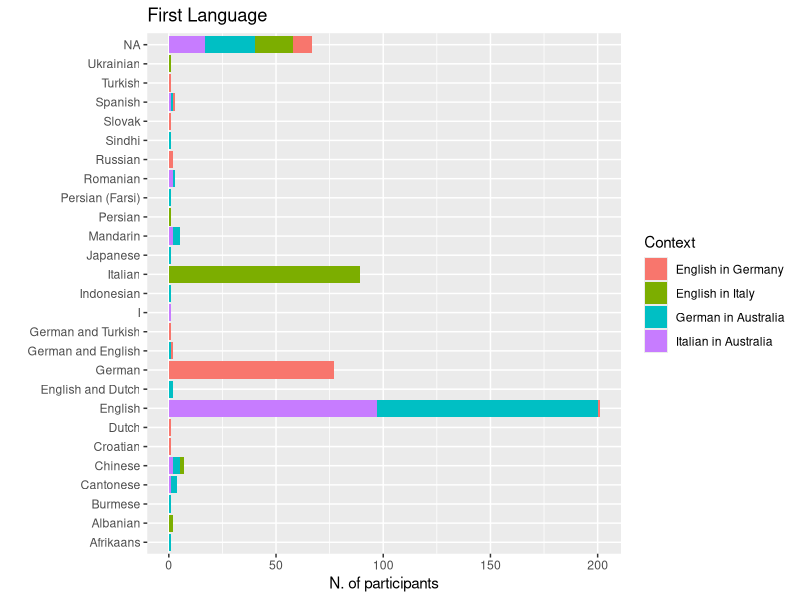
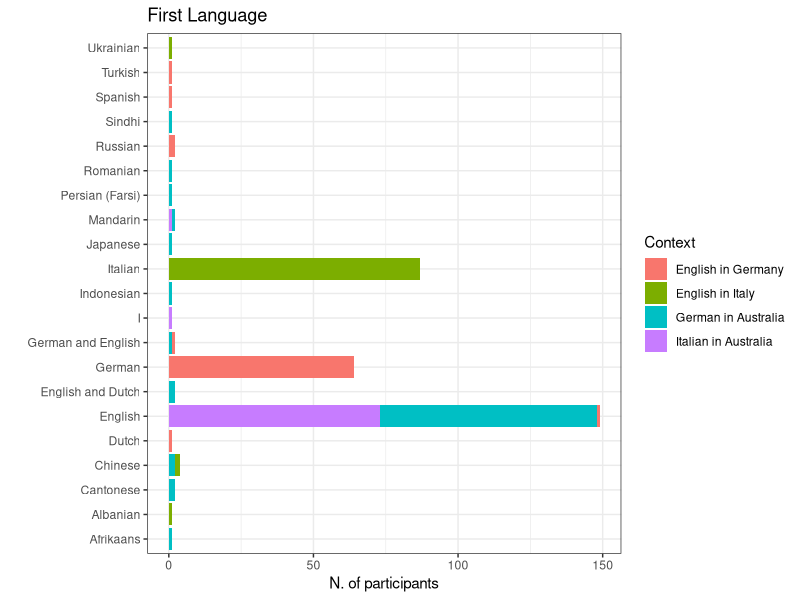
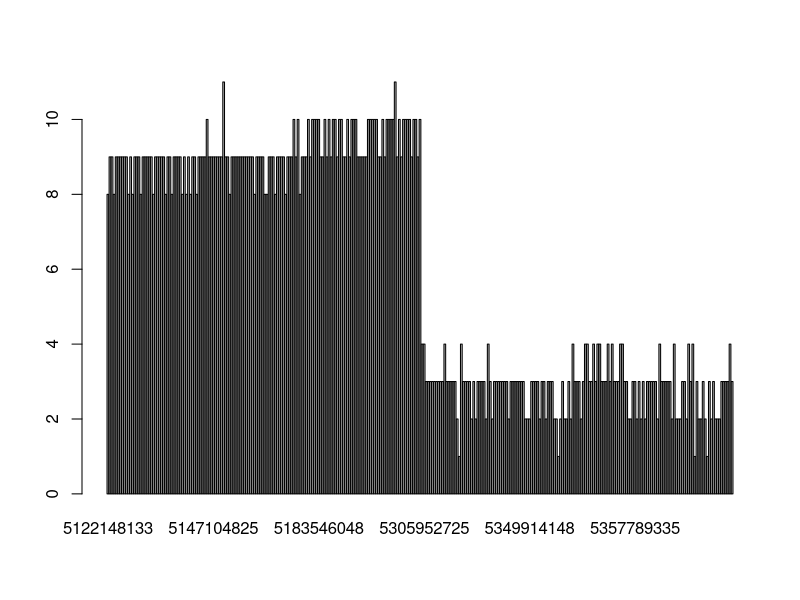
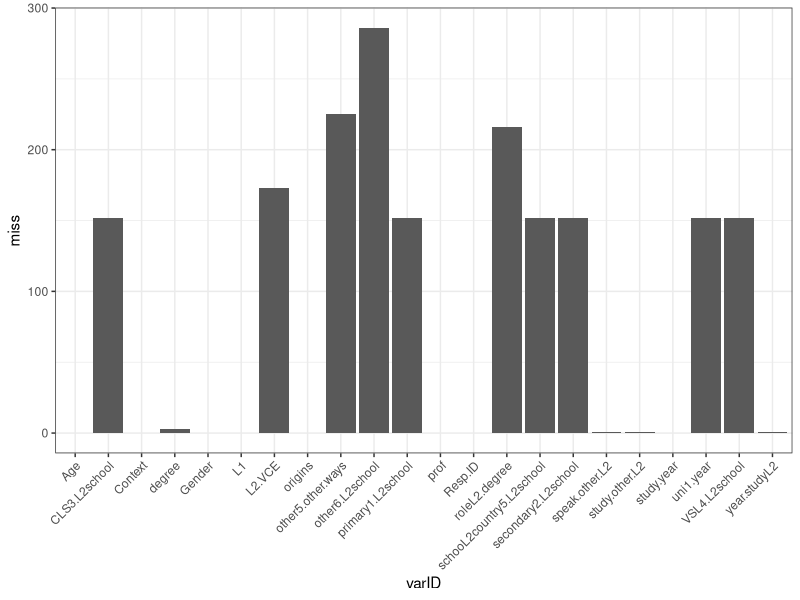
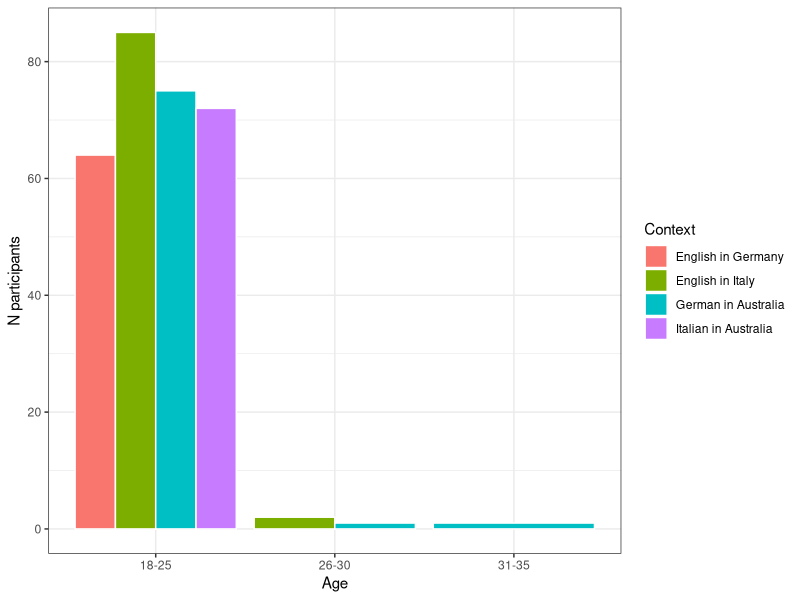
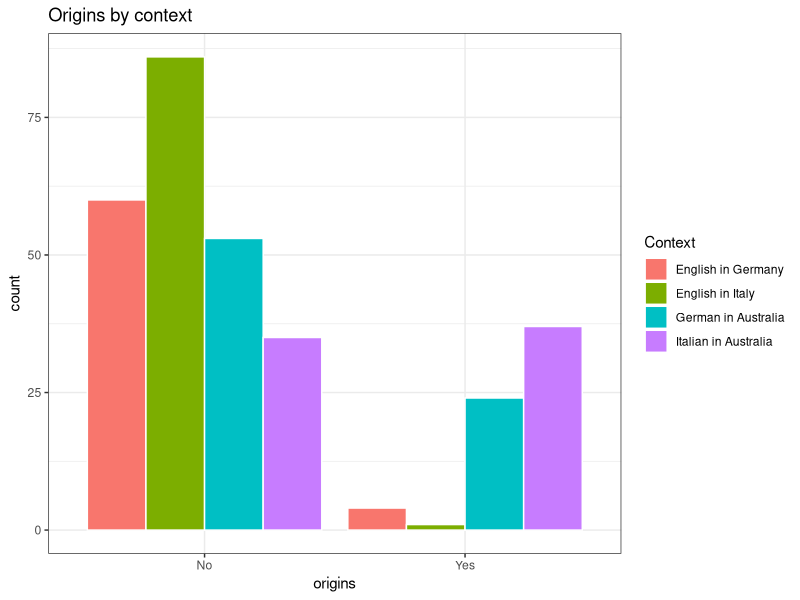
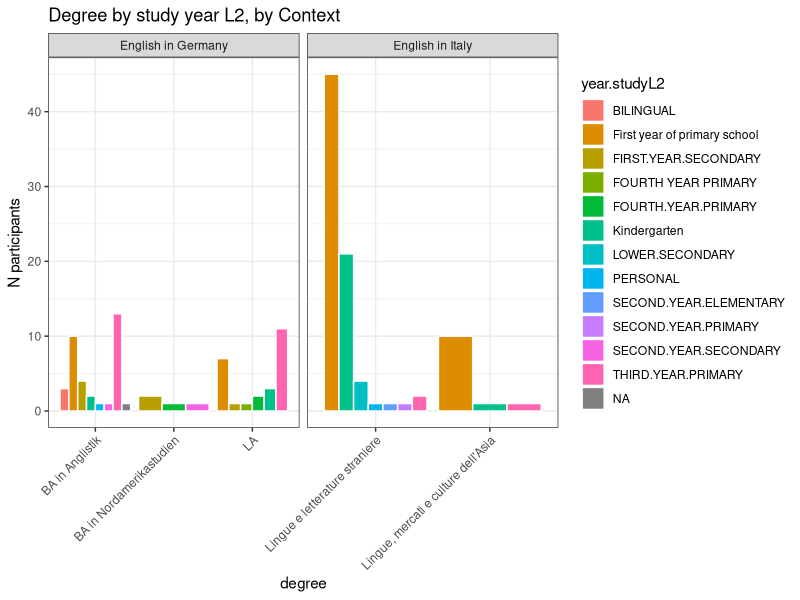
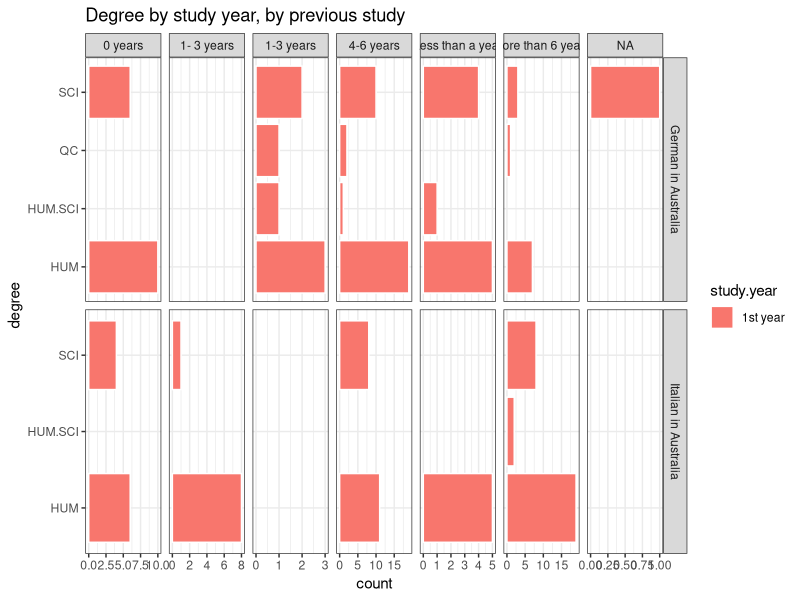

The R source for these figures, in order:
## ---- chunk 1
library(readr)
library(tidyverse)
library(reshape2)
library(corrplot)
library(psych)
library(pheatmap)
library(RColorBrewer)
library(cowplot)
# Chunk options
knitr::opts_chunk$set(echo = TRUE, prompt = TRUE,cache = TRUE)

## ---- chunk 2
european <- read_csv("european_recoded.csv")
australian <- read_csv("australian_recoded.csv")

all <- merge(european,australian,all = TRUE)
## ---- chunk 3
demographics_var <- c("Age","Gender","L1","speak.other.L2","study.other.L2","origins","year.studyL2","other5.other.ways","degree","roleL2.degree","study.year","prof","L2.VCE","uni1.year","Context")
l2School <- "\\.L2school$"
l2School_variables <- colnames(all)[grep(l2School,colnames(all))]
## ---- chunk 4
#table(all$L1,all$Context) # too many levels - needs to be cleaned (ex tot number of languages?)
table(all$L1,useNA = "always")
ggplot(all,aes(x=L1,fill=Context)) + geom_bar() + coord_flip() + ggtitle("First Language") + labs(y="N. of participants",x="")
#table(all$speak.other.L2,all$Context)
## ---- chunk 5
L2 <- data.frame(Freq=table(all$speak.other.L2)[order(table(all$speak.other.L2),decreasing = TRUE)],
                 L2=names(table(all$speak.other.L2))[order(table(all$speak.other.L2),decreasing = TRUE)]) # too many levels - needs to be cleaned (ex tot number of languages?)
head(L2)
## ---- chunk 6
table(all$origins,useNA = "always")
## ---- chunk 7
table(all$year.studyL2)
## ---- chunk 8
table(all$degree)
## ---- chunk 9
all$study.year[is.na(all$study.year)] <- all$uni1.year[is.na(all$study.year)]
#table(all$study.year)
all$study.year <- ifelse(all$study.year == "Already graduated after 5 semesters in March 2016, was interested in survery/study, sorry.","6th semester",all$study.year)
table(all$study.year)
## ---- chunk 10
table(all$prof,useNA = "always")
## ---- chunk 11
likert_grep <- "\\.id$|\\.ought$|\\.intr$|\\.instru$|\\.integr$|\\.prof$|\\.post$|\\.comm$|^necessity$|^educated$"

# all
likert_variables_all <- colnames(all)[grep(likert_grep,colnames(all))]
likert_variables_all
likert_variables_all <- likert_variables_all[!(likert_variables_all %in% "other.prof")]
## ---- chunk 12
all$study.year[is.na(all$study.year)] <- all$uni1.year[is.na(all$study.year)]
# Filter only subject that we want to include in the study
# names(table(all$study.year))[1] = 1st semester"

filtered <- subset(all, (study.year == "1st year") | (study.year == names(table(all$study.year))[1]) & year.studyL2 != "0 years")

table(filtered$Context)
table(all$Context)
## ---- chunk 13
all <- filtered
demographics_var <- c("Age","Gender","L1","speak.other.L2","study.other.L2","origins","year.studyL2","other5.other.ways","degree","roleL2.degree","study.year","prof","L2.VCE","uni1.year","Context")
l2School <- "\\.L2school$"
l2School_variables <- colnames(all)[grep(l2School,colnames(all))]

ggplot(all,aes(x=L1,fill=Context)) + geom_bar() + coord_flip() + ggtitle("First Language") + labs(y="N. of participants",x="") + theme_bw()

table(all$L1,all$Context)

## ---- chunk 14
#Filter by L1

nc <- names(table(all$Context))
l1_filter <- all[(all$Context == nc[1] & (all$L1 == "German" | all$L1 == "German and English")) | 
                    (all$Context == nc[2] & (all$L1 == "Italian")) | 
                    (all$Context == nc[3] & (all$L1 == "English" | all$L1 == "English and Dutch" | all$L1 == "German and English")) |
                    (all$Context == nc[4] & (all$L1 == "English" | all$L1 == "English and Dutch" | all$L1 == "German and English")),]


all <- l1_filter

# subset demographics
demo <- subset(all,select=c("Resp.ID",demographics_var,l2School_variables))

# Numeri finali
table(l1_filter$Context)

## ---- chunk 15
missing_bySample <- rowSums(is.na(demo))
names(missing_bySample) <- demo$Resp.ID
missing_byVar <- colSums(is.na(demo))
names(missing_byVar) <- colnames(demo)

barplot(missing_bySample)
d <- data.frame(miss=missing_byVar)
d$varID <- rownames(d)
ggplot(data=d,aes(x=varID,y=miss)) + geom_bar(stat="identity") + theme_bw() +theme(axis.text.x = element_text(angle = 45, hjust = 1)) 


demo_missing <- demo %>% group_by(Context) %>% summarise(roleL2.degree_na = sum(is.na(roleL2.degree)),
                                                         L2.VCE_na = sum(is.na(L2.VCE)),
                                                         other5.other.ways_na=sum(is.na(other5.other.ways )),
                                                         uni1.year_na = sum(is.na(uni1.year)),
                                                         primary1.L2school_na=sum(is.na(primary1.L2school)),
                                                         CLS3.L2school_na = sum(is.na(CLS3.L2school)),
                                                         VSL4.L2school_na=sum(is.na(VSL4.L2school)),
                                                         degree = sum(is.na(degree)),
                                                         schooL2country5.L2school_na=sum(is.na(schooL2country5.L2school)))

# We do not filter for speak.other.L2 or study.other.L2

#demo[is.na(demo$speak.other.L2),]
# teniamo
#demo[is.na(demo$study.other.L2),]
missing_bySample[names(missing_bySample) == "5166861581"]
#demo[is.na(demo$year.studyL2),]
missing_bySample[names(missing_bySample) == "5378798787"]

# remove NA from degree
#table(demo$degree,useNA = "always")
# Remove people
all <- all[!is.na(all$degree),]


table(all$Context)
## ---- chunk 16
# add numbers on the bar
ggplot(all,aes(x=Age,fill=Context)) + geom_bar(position="dodge",colour="white")  + theme_bw() + labs(y="N participants")
# add numbers on the bar
ggplot(all,aes(x=origins,fill=Context)) + geom_bar(position="dodge",colour="white") + theme_bw() + ggtitle("Origins by context")

# year study L2
table(all$year.studyL2,all$other.year.studyL2.richi)
all$year.studyL2 <- ifelse(all$year.studyL2 == "Other",all$other.year.studyL2.richi,all$year.studyL2 )

# European context
ggplot(all[all$Context == "English in Germany" | all$Context == "English in Italy",],aes(x=degree,fill=year.studyL2)) + geom_bar(position="dodge",colour="white") + theme_bw() + ggtitle("Degree by study year L2, by Context") +  facet_grid(~Context,scales="free") + theme(axis.text.x = element_text(angle = 45, hjust = 1)) + labs(y = "N participants", x = "degree")

# Australian context
ggplot(all[all$Context == "Italian in Australia" | all$Context == "German in Australia",],aes(x=degree,fill=study.year)) + geom_bar(position="dodge",colour="white") + theme_bw() + ggtitle("Degree by study year, by previous study") + coord_flip() + facet_grid(Context~year.studyL2,scales="free")

## ---- chunk 17
all_melt <- melt(all,id.vars = c("Resp.ID","Gender","Age","prof","Context","study.year"),
                        measure.vars = likert_variables_all)

all_melt$value <- factor(all_melt$value,levels=c("Strongly disagree","Disagree","Not sure","Agree","Strongly agree"))

all_melt <- all_melt %>% separate(variable,into=c("item","type"),sep="\\.",remove=FALSE)
ggplot(all_melt,aes(x=variable,fill=value)) + geom_bar(position = "stack") + 
  facet_grid(Context~type,scales = "free")+theme(axis.text.x = element_text(angle = 45, hjust = 1),axis.text=element_text(size=8)) + ggtitle("Filtered dataset")

filt_sum <- all_melt %>% group_by(Context,variable,type,value) %>% dplyr::summarise(Ngroup=length(value))
ggplot(filt_sum,aes(x=value,y=Ngroup,colour=Context,group=interaction(variable, Context))) + geom_line() + geom_point() + facet_wrap(~type,scales = "free")+theme(axis.text.x = element_text(angle = 45, hjust = 1))

## ---- chunk 18
convertToNumber <- function(column){
  column <- factor(column,levels = c("Strongly disagree","Disagree","Not sure","Agree","Strongly agree"))
  column_number <- as.numeric(column)
  return(column_number)
}

table(all$Context)

convert_likert <- data.frame(apply(subset(all,select=likert_variables_all),2,convertToNumber))
colnames(convert_likert) <- paste0(colnames(convert_likert),"1")

likert_variables1 <- paste0(likert_variables_all,"1")

# join the converted variables to the filtered dataset
filtered_conv <- cbind(all,convert_likert)

table(filtered_conv[,likert_variables_all[1]],filtered_conv[,likert_variables1[1]],useNA = "always")
## ---- chunk 19
cov <- cor(filtered_conv[filtered_conv$Context == "Italian in Australia",likert_variables1[!(likert_variables1 %in% "necessity1")]],method = "pearson",use="pairwise.complete.obs")
#corrplot(cov,method="color",is.corr = TRUE,order = "hclust",tl.col = "black",mar = c(1, 0,1, 0),tl.cex=0.8)

library(pheatmap)
row_infos <- data.frame(Variables=sapply(strsplit(colnames(cov),split="\\."),function(x) x[2]))
row_infos$Variables <- as.character(row_infos$Variables)
rownames(row_infos) <- rownames(cov)
row_infos$Variables[which(is.na(row_infos$Variables))] <- c("educated")
row_infos <- row_infos[order(row_infos$Variables),,drop=FALSE]

ann_col_wide <- data.frame(Variable=unique(row_infos$Variables))
ann_colors_wide <- list(Variables=c(comm1="#bd0026",educated="#b35806", id1="#f6e8c3",instru1="#35978f",integr1="#386cb0",intr1="#ffff99",ought1="grey",post1="black",prof1="pink"))

#pheatmap(cov, main = "Italian in Australia",annotation_names_row = FALSE,cluster_cols=TRUE,cluster_rows=TRUE,annotation_col = row_infos[,1,drop=FALSE], annotation_row = row_infos[,1,drop=FALSE],  annotation_colors = ann_colors_wide,breaks=seq(-1,1,0.2),col=c("#67001f","#b2182b","#d6604d","#f4a582","#fddbc7","#f7f7f7","#d1e5f0","#92c5de","#4393c3","#2166ac","#053061"),show_colnames = FALSE,width = 7,height = 7)
###################

diag(cov) <- NA
pheatmap(cov, main = "Italian in Australia",annotation_names_row = FALSE,cluster_cols=TRUE,cluster_rows=TRUE,annotation_col = row_infos[,1,drop=FALSE], annotation_row = row_infos[,1,drop=FALSE]
,  annotation_colors = ann_colors_wide,show_colnames = FALSE,breaks = seq(-0.6,0.7,length.out = 50),width = 7,height = 7,color=colorRampPalette(brewer.pal(n = 7, name = "RdBu"))(50))
## ---- chunk 20
cov <- cor(filtered_conv[filtered_conv$Context == "German in Australia",likert_variables1[!(likert_variables1 %in% "necessity1")]],method = "pearson",use="pairwise.complete.obs")

row_infos <- data.frame(Variables=sapply(strsplit(colnames(cov),split="\\."),function(x) x[2]))
row_infos$Variables <- as.character(row_infos$Variables)
rownames(row_infos) <- rownames(cov)
row_infos$Variables[which(is.na(row_infos$Variables))] <- c("educated")
row_infos <- row_infos[order(row_infos$Variables),,drop=FALSE]

ann_col_wide <- data.frame(Variable=unique(row_infos$Variables))
ann_colors_wide <- list(Variables=c(comm1="#bd0026",educated="#b35806", id1="#f6e8c3",instru1="#35978f",integr1="#386cb0",intr1="#ffff99",ought1="grey",post1="black",prof1="pink"))

diag(cov) <- NA
pheatmap(cov, main = "German in Australia",annotation_names_row = FALSE,cluster_cols=TRUE,cluster_rows=TRUE,annotation_col = row_infos[,1,drop=FALSE], annotation_row = row_infos[,1,drop=FALSE]
,  annotation_colors = ann_colors_wide,show_colnames = FALSE,breaks = seq(-0.6,0.7,length.out = 50),width = 7,height = 7,color=colorRampPalette(brewer.pal(n = 7, name = "RdBu"))(50))
## ---- chunk 21
cov <- cor(filtered_conv[filtered_conv$Context == "English in Germany",likert_variables1[!(likert_variables1 %in% c("reconnect.comm1",    "speakersmelb.comm1","comecloser.comm1","educated1"))]],method = "pearson",use="pairwise.complete.obs")

row_infos <- data.frame(Variables=sapply(strsplit(colnames(cov),split="\\."),function(x) x[2]))
row_infos$Variables <- as.character(row_infos$Variables)
rownames(row_infos) <- rownames(cov)
row_infos$Variables[which(is.na(row_infos$Variables))] <- c("necessity")
row_infos <- row_infos[order(row_infos$Variables),,drop=FALSE]

ann_col_wide <- data.frame(Variable=unique(row_infos$Variables))
ann_colors_wide <- list(Variables=c(id1="#f6e8c3",necessity="#b35806",instru1="#35978f",integr1="#386cb0",intr1="#ffff99",ought1="grey",post1="black",prof1="pink"))

diag(cov) <- NA
pheatmap(cov, main = "English in Germany",annotation_names_row = FALSE,cluster_cols=TRUE,cluster_rows=TRUE,annotation_col = row_infos[,1,drop=FALSE], annotation_row = row_infos[,1,drop=FALSE]
,  annotation_colors = ann_colors_wide,show_colnames = FALSE,breaks = seq(-0.6,0.7,length.out = 50),width = 7,height = 7,color=colorRampPalette(brewer.pal(n = 7, name = "RdBu"))(50))
## ---- chunk 22
cov <- cor(filtered_conv[filtered_conv$Context == "English in Italy",likert_variables1[!(likert_variables1 %in% c("reconnect.comm1","speakersmelb.comm1","comecloser.comm1","educated1"))]],method = "pearson",use="pairwise.complete.obs")

row_infos <- data.frame(Variables=sapply(strsplit(colnames(cov),split="\\."),function(x) x[2]))
row_infos$Variables <- as.character(row_infos$Variables)
rownames(row_infos) <- rownames(cov)
row_infos$Variables[which(is.na(row_infos$Variables))] <- "necessity"
row_infos <- row_infos[order(row_infos$Variables),,drop=FALSE]

ann_col_wide <- data.frame(Variable=unique(row_infos$Variables))
ann_colors_wide <- list(Variables=c(comm1="#bd0026",necessity="#b35806", id1="#f6e8c3",instru1="#35978f",integr1="#386cb0",intr1="#ffff99",ought1="grey",post1="black",prof1="pink"))

diag(cov) <- NA
pheatmap(cov, main = "English in Italy",annotation_names_row = FALSE,cluster_cols=TRUE,cluster_rows=TRUE,annotation_col = row_infos[,1,drop=FALSE], annotation_row = row_infos[,1,drop=FALSE]
,  annotation_colors = ann_colors_wide,show_colnames = FALSE,breaks = seq(-0.6,0.7,length.out = 50),width = 7,height = 7,color=colorRampPalette(brewer.pal(n = 7, name = "RdBu"))(50))
## ---- chunk 23
cov <- cor(filtered_conv[,likert_variables1],method = "pearson",use="pairwise.complete.obs")

row_infos <- data.frame(Variables=sapply(strsplit(colnames(cov),split="\\."),function(x) x[2]))
row_infos$Variables <- as.character(row_infos$Variables)
rownames(row_infos) <- rownames(cov)
row_infos$Variables[which(is.na(row_infos$Variables))] <- c("necessity","educated")
row_infos <- row_infos[order(row_infos$Variables),,drop=FALSE]

ann_col_wide <- data.frame(Variable=unique(row_infos$Variables))
ann_colors_wide <- list(Variables=c(comm1="#bd0026",educated="orange", id1="#f6e8c3",instru1="#35978f",necessity="#b35806",integr1="#386cb0",intr1="#ffff99",ought1="grey",post1="black",prof1="pink"))

diag(cov) <- NA
pheatmap(cov, main = "All Contexts",annotation_names_row = FALSE,cluster_cols=TRUE,cluster_rows=TRUE,annotation_col = row_infos[,1,drop=FALSE], annotation_row = row_infos[,1,drop=FALSE]
,  annotation_colors = ann_colors_wide,show_colnames = FALSE,breaks = seq(-0.6,0.7,length.out = 50),width = 7,height = 7,color=colorRampPalette(brewer.pal(n = 7, name = "RdBu"))(50))

## ---- chunk 24
sets <- list(id.var=likert_variables1[grep("\\.id1$",likert_variables1)],
             ought.var=likert_variables1[grep("\\.ought1$",likert_variables1)],
             intr.var=likert_variables1[grep("\\.intr1$",likert_variables1)],
             instru.var=likert_variables1[grep("\\.instru1$",likert_variables1)],
             integr1.var=likert_variables1[grep("\\.integr1$",likert_variables1)],
             prof.var=likert_variables1[grep("\\.prof1$",likert_variables1)],
             post.var=likert_variables1[grep("\\.post1$",likert_variables1)],
             comm.var=likert_variables1[grep("\\.comm1$",likert_variables1)])
              

get_alpha <- function(data=filtered_conv[filtered$Context == "Italian in Australia",],
                      var=sets$id.var){
  var_alpha <- alpha(data[,var])
  dataf <- data.frame(alpha=var_alpha$total,
                    drop = var_alpha$alpha.drop)
  rownames(dataf) <- rownames(var_alpha$alpha.drop)
  return(dataf)
}

# "Italian in Australia"
ita_in_au <- do.call(rbind,lapply(sets,function(x) {
  get_alpha(data=filtered_conv[filtered$Context == "Italian in Australia",],
                      var=x)}))
ita_in_au$var <- sapply(strsplit(rownames(ita_in_au),split="\\."),function(x) x[1]) 
ita_in_au$var.full <- sapply(strsplit(rownames(ita_in_au),split="\\."),function(x) x[3]) 
ita_in_au$Context <- "Italian in Australia"
rownames(ita_in_au) <- NULL

# "German in Australia"
germ_in_au <- do.call(rbind,lapply(sets,function(x) {
  get_alpha(data=filtered_conv[filtered$Context == "German in Australia",],
                      var=x)}))
germ_in_au$var <- sapply(strsplit(rownames(germ_in_au),split="\\."),function(x) x[1]) 
germ_in_au$var.full <- sapply(strsplit(rownames(germ_in_au),split="\\."),function(x) x[3]) 
germ_in_au$Context <- "German in Australia"
rownames(germ_in_au) <- NULL

# "English in Germany"
eng_in_germ <- do.call(rbind,lapply(sets[!(names(sets) %in% "comm.var")],function(x) {
  get_alpha(data=filtered_conv[filtered$Context == "English in Germany",],
                      var=x)}))

# the ones that makes issues
get_alpha(data=filtered_conv[filtered$Context == "English in Germany",],
                      var=sets$ought.var)

eng_in_germ$var <- sapply(strsplit(rownames(eng_in_germ),split="\\."),function(x) x[1]) 
eng_in_germ$var.full <- sapply(strsplit(rownames(eng_in_germ),split="\\."),function(x) x[3]) 
eng_in_germ$Context <- "English in Germany"
rownames(eng_in_germ) <- NULL

# "English in Italy"
eng_in_ita <- do.call(rbind,lapply(sets[!(names(sets) %in% "comm.var")],function(x) {
  get_alpha(data=filtered_conv[filtered$Context == "English in Italy",],
                      var=x)}))
eng_in_ita$var <- sapply(strsplit(rownames(eng_in_ita),split="\\."),function(x) x[1]) 
eng_in_ita$var.full <- sapply(strsplit(rownames(eng_in_ita),split="\\."),function(x) x[3]) 
eng_in_ita$Context <- "English in Italy"
rownames(eng_in_ita) <- NULL

# combine
full_alpha <- rbind(eng_in_ita,eng_in_germ,germ_in_au,ita_in_au)

## ---- chunk 25

full_alpha %>% group_by(Context,var) %>% 
  summarise(st.alpha = unique(alpha.std.alpha),
            G6=unique(alpha.G6.smc.)) %>%
  ggplot(.,aes(x=var,y=st.alpha,colour=Context)) + geom_point() + geom_line(aes(group=Context)) + theme_bw()

## ---- chunk 26
all_melt <- all_melt %>% separate(variable,into=c("item","type"),sep="\\.",remove=FALSE)
p1=ggplot(all_melt,aes(x=variable,fill=value)) + geom_bar(position = "stack") + 
  facet_grid(Context~type,scales = "free") + ggtitle("Filtered dataset")+theme(axis.text.x = element_text(angle = 45, hjust = 1),axis.text=element_text(size=8))

p2=ggplot(full_alpha,aes(x=var.full,y=drop.std.alpha,colour=Context)) + geom_point() + geom_line(aes(group=Context)) + theme_bw() + facet_wrap(~var,scales="free")

p4=ggplot(full_alpha,aes(x=var.full,y=drop.average_r,colour=Context)) + geom_point() + geom_line(aes(group=Context)) + theme_bw() + facet_wrap(~var,scales="free")

p3=full_alpha %>% group_by(Context,var) %>% 
  summarise(st.alpha = unique(alpha.std.alpha),
            G6=unique(alpha.G6.smc.)) %>%
  ggplot(.,aes(x=var,y=st.alpha,colour=Context)) + geom_point() + geom_line(aes(group=Context)) + theme(axis.text.x = element_text(angle = 45, hjust = 1),axis.text=element_text(size=8))


plot_grid(p2,p3,p1,p4,nrow=4)
